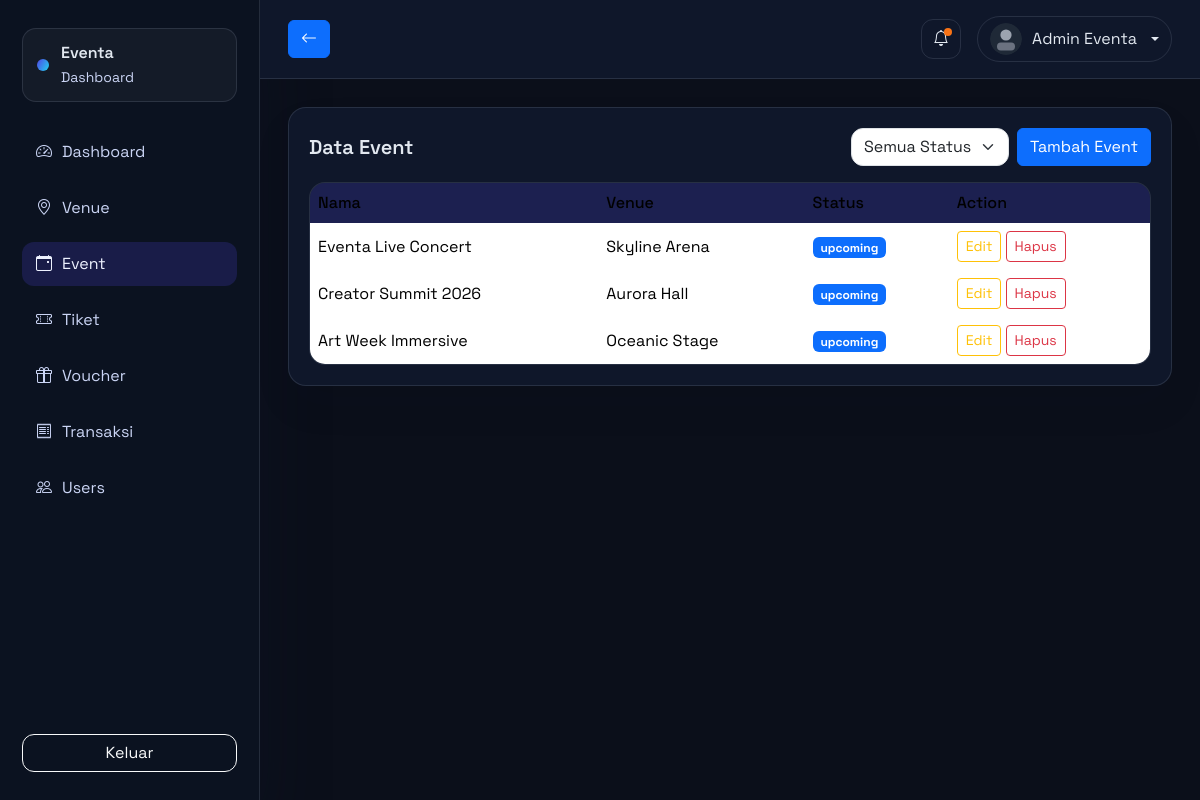
/admin/events.php (signed in), run on the app's committed database.
### tables this page shows
CREATE TABLE event (
    id_event INT AUTO_INCREMENT PRIMARY KEY,
    id_venue INT,
    nama_event VARCHAR(150) NOT NULL,
    kategori VARCHAR(100),
    deskripsi TEXT,
    organizer VARCHAR(100),
    tanggal_mulai DATETIME,
    tanggal_selesai DATETIME,
    banner_event VARCHAR(255),
    status_event ENUM('upcoming','ongoing','finished','cancelled') DEFAULT 'upcoming',
    created_at TIMESTAMP DEFAULT CURRENT_TIMESTAMP,
    FOREIGN KEY (id_venue) REFERENCES venue(id_venue) ON DELETE CASCADE
);

CREATE TABLE venue (
    id_venue INT AUTO_INCREMENT PRIMARY KEY,
    nama_venue VARCHAR(150) NOT NULL,
    alamat TEXT,
    kota VARCHAR(100),
    kapasitas INT,
    gambar_venue VARCHAR(255),
    created_at TIMESTAMP DEFAULT CURRENT_TIMESTAMP
);

### config/helpers.php (called while the page is built, shortened)
<?php
function base_url(string $path = ''): string
{
    $url = rtrim(BASE_URL, '/') . '/' . ltrim($path, '/');
    return str_replace(' ', '%20', $url);
}
function e($value): string
{
    return htmlspecialchars((string)$value, ENT_QUOTES, 'UTF-8');
}

### admin/events.php (the view, shortened to what this page needs)
<?php
require_once __DIR__ . '/../components/admin_header.php';
$whereSql = '';
$stmt = $pdo->prepare("SELECT e.*, v.nama_venue FROM event e LEFT JOIN venue v ON e.id_venue = v.id_venue" . $whereSql . " ORDER BY e.created_at DESC");
$stmt->execute();
$events = $stmt->fetchAll();
?>
<div class="card-glass">
  <div class="d-flex flex-wrap justify-content-between align-items-center gap-3 mb-3">
    <h5 class="fw-semibold mb-0">Data Event</h5>
    <div class="d-flex flex-wrap gap-2">
      <form method="get" class="d-flex gap-2">
        <select class="form-select" name="status" onchange="this.form.submit()">
          <option value="">Semua Status</option>
        </select>
      </form>
      <a class="btn btn-primary" href="<?php echo base_url('admin/event_form.php'); ?>">Tambah Event</a>
    </div>
  </div>
  <div class="table-modern">
    <table class="table table-borderless align-middle mb-0">
      <thead>
        <tr>
          <th>Nama</th>
          <th>Venue</th>
          <th>Status</th>
          <th>Action</th>
        </tr>
      </thead>
      <tbody>
        <?php foreach ($events as $event): ?>
          <?php
            $statusClass = match ($event['status_event']) {
                'ongoing' => 'bg-success',
                'finished' => 'bg-secondary',
                'cancelled' => 'bg-danger',
                default => 'bg-primary'
            };
          ?>
          <tr>
            <td><?php echo e($event['nama_event']); ?></td>
            <td><?php echo e($event['nama_venue']); ?></td>
            <td><span class="badge <?php echo $statusClass; ?>"><?php echo e($event['status_event']); ?></span></td>
            <td>
              <a class="btn btn-sm btn-outline-warning" href="<?php echo base_url('admin/event_form.php?id=' . $event['id_event']); ?>">Edit</a>
              <a class="btn btn-sm btn-outline-danger" href="<?php echo base_url('admin/event_delete.php?id=' . $event['id_event']); ?>" onclick="return confirm('Hapus event ini?');">Hapus</a>
            </td>
          </tr>
        <?php endforeach; ?>
      </tbody>
    </table>
  </div>
</div>
<?php require_once __DIR__ . '/../components/admin_footer.php'; ?>

### assets/css/dashboard.css (style rules this page uses)
:root { --dash-bg: #0b0f1a; --dash-card: #101827; --dash-border: rgba(148, 163, 184, 0.18); --dash-text: #e2e8f0; --dash-muted: #94a3b8; --dash-primary: #4f46e5; --dash-accent: #22d3ee; }
.dashboard-body { font-family: "Space Grotesk", "Sora", system-ui, sans-serif; background: #f5f7fb; color: #1f2937; }
.dashboard-body.admin-theme { background: var(--dash-bg); color: var(--dash-text); }
.card-glass { background: white; border: 1px solid var(--dash-border); border-radius: 18px; padding: 20px; box-shadow: 0 20px 40px rgba(15, 23, 42, 0.06); }
.dashboard-body.admin-theme .card-glass { background: #0f172a; color: var(--dash-text); }
.table-modern { background: white; border-radius: 16px; overflow: hidden; border: 1px solid var(--dash-border); }
.dashboard-body.admin-theme .table-modern { background: #0f172a; }
.table-modern table { margin: 0; color: inherit; }
.table-modern th { background: rgba(79, 70, 229, 0.08); font-weight: 500; }
.dashboard-body.admin-theme .table-modern th { background: rgba(79, 70, 229, 0.2); }
.form-control, .form-select { border-radius: 12px; }

### data on the page
event: nama_event "Eventa Live Concert", id_venue.nama_venue "Skyline Arena", status_event "upcoming"
event: nama_event "Creator Summit 2026", id_venue.nama_venue "Aurora Hall", status_event "upcoming"
event: nama_event "Art Week Immersive", id_venue.nama_venue "Oceanic Stage", status_event "upcoming"

### other printed values
$user['nama'] "Admin Eventa"
